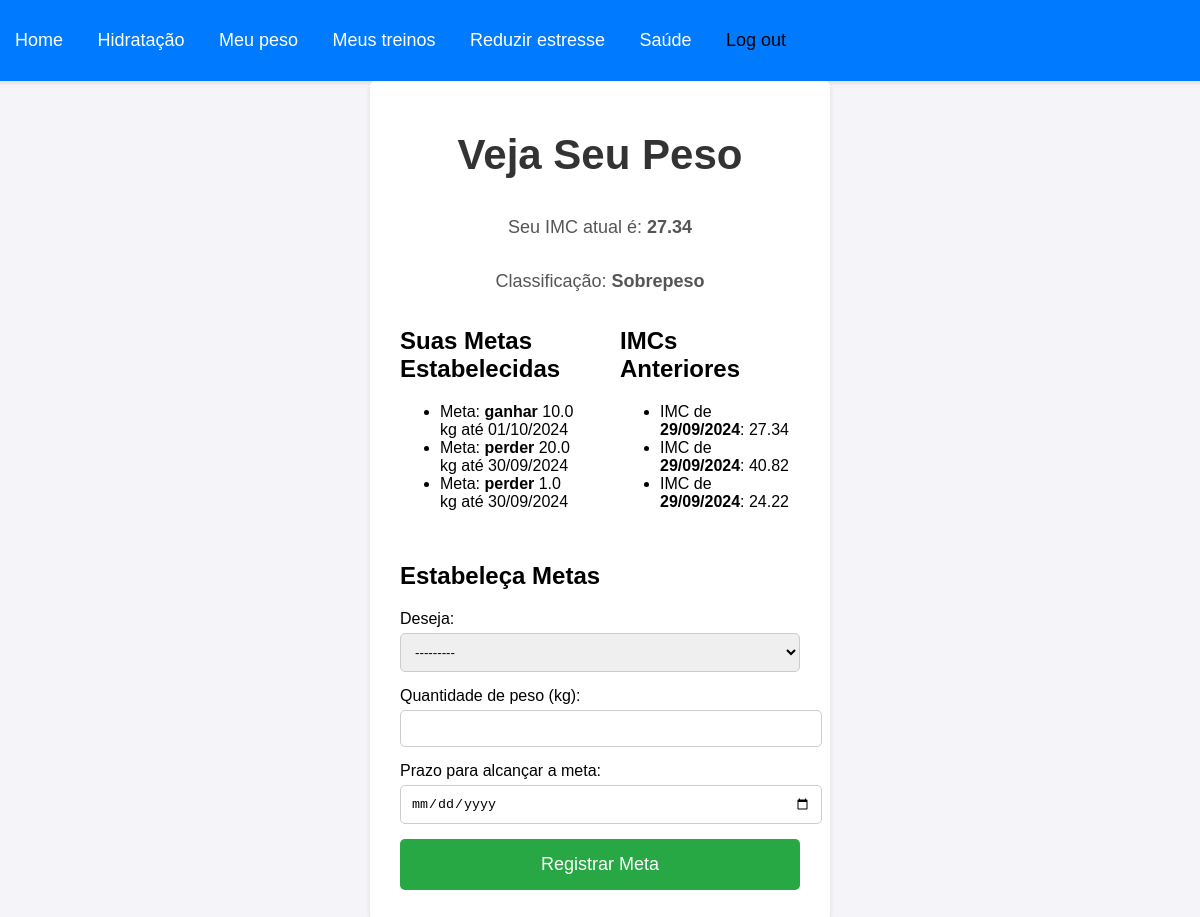
Screenshot of /veja_imc/ (signed in) with the database file from the repository.
### fortisapp/models.py (models this page shows, shortened)
class Peso(models.Model):
    usuario = models.ForeignKey(settings.AUTH_USER_MODEL, on_delete=models.CASCADE)
    peso = models.FloatField()  # Peso em kg
    altura = models.FloatField()  # Altura em metros
    imc = models.FloatField()  # IMC calculado
    data_registro = models.DateTimeField(auto_now_add=True)  # Data do registro

class MetaPeso(models.Model):
    usuario = models.ForeignKey(settings.AUTH_USER_MODEL, on_delete=models.CASCADE)
    tipo_meta = models.CharField(max_length=20, choices=[('perder', 'Perder Peso'), ('ganhar', 'Ganhar Peso')])
    quantidade = models.FloatField()  # Quantidade de peso a perder ou ganhar
    prazo = models.DateField()  # Prazo para atingir a meta
    data_criacao = models.DateTimeField(auto_now_add=True)

### fortisapp/views.py (the view)
# urls.py: path('veja_imc/', veja_imc, name='veja_imc'),
@login_required
def veja_imc(request):
    ultimo_registro = Peso.objects.filter(usuario=request.user).order_by('-data_registro').first()
    if ultimo_registro:
        imc = ultimo_registro.imc
        classificacao = classificar_imc(imc)
    else:
        imc = None
        classificacao = None
    meta_form = MetaPesoForm(request.POST or None)  # Alteração para não criar outro formulário em GET
    if request.method == 'POST' and meta_form.is_valid():
        meta = meta_form.save(commit=False)
        meta.usuario = request.user
        meta.save()
        return redirect('veja_imc')
    metas = MetaPeso.objects.filter(usuario=request.user).order_by('-data_criacao')
    registros_imc = Peso.objects.filter(usuario=request.user).order_by('-data_registro')
    return render(request, 'html/veja_imc.html', {
        'imc': imc,
        'classificacao': classificacao,
        'form': meta_form,
        'metas': metas,
        'registros_imc': registros_imc  # Passa os registros de IMC anteriores para o template
    })

### fortisapp/forms.py
class MetaPesoForm(forms.ModelForm):
    class Meta:
        model = MetaPeso
        fields = ['tipo_meta', 'quantidade', 'prazo']
        widgets = {
            'tipo_meta': forms.Select(attrs={'required': True}),
            'quantidade': forms.NumberInput(attrs={'step': '0.1', 'required': True}),
            'prazo': forms.DateInput(attrs={'type': 'date', 'required': True}),
        }

### fortisapp/views.py (called while the page is built)
def classificar_imc(imc):
    if imc < 18.5:
        return "Abaixo do peso"
    elif 18.5 <= imc < 24.9:
        return "Peso normal"
    elif 25 <= imc < 29.9:
        return "Sobrepeso"
    else:
        return "Obesidade"

### fortisapp/templates/html/veja_imc.html (shortened to what this page needs)
{% load static %}
<!DOCTYPE html>
<html lang="pt-br">
<head>
    <link rel="stylesheet" type="text/css" href="{% static 'css/acompanha_peso.css' %}">
</head>
<body>
    <nav class="menu">
        <a href="{% url 'home' %}" tabindex="1"> Home</a>
        <a href="{% url 'hidratacao' %}" tabindex="2"> Hidratação</a>
        <a href="{% url 'meupeso' %}" tabindex="3"> Meu peso</a>
        <a href="#meustreinos" tabindex="4"> Meus treinos</a>
        <a href="{% url 'estresse' %}" tabindex="5"> Reduzir estresse</a>
        <a href="#saude" tabindex="6"> Saúde</a>
        <form action="{% url 'logout' %}" method="post" style="display:inline;">
            <button type="submit" tabindex="7" style="border:none; background:none; color:#000; cursor:pointer;">
                 Log out
            </button>
        </form>
    </nav>
    <main>
        <h1>Veja Seu Peso</h1>
        <p>Seu IMC atual é: <strong>{{ imc|floatformat:2 }}</strong></p>
        <p>Classificação: <strong>{{ classificacao }}</strong></p>
        <div style="display: flex; justify-content: space-between;">
            <section style="width: 45%;">
                <h2>Suas Metas Estabelecidas</h2>
                {% if metas %}
                    <ul>
                        {% for meta in metas %}
                            <li>
                                Meta: <strong>{{ meta.tipo_meta }}</strong>
                                {{ meta.quantidade }} kg até {{ meta.prazo|date:"d/m/Y" }}
                            </li>
                        {% endfor %}
                    </ul>
                {% else %}
                    <p>Você ainda não estabeleceu metas.</p>
                {% endif %}
            </section>
            <section style="width: 45%;">
                <h2>IMCs Anteriores</h2>
                {% if registros_imc %}
                    <ul>
                        {% for registro in registros_imc %}
                            <li>
                                IMC de <strong>{{ registro.data_registro|date:"d/m/Y" }}</strong>: {{ registro.imc|floatformat:2 }}
                            </li>
                        {% endfor %}
                    </ul>
                {% else %}
                    <p>Não há registros de IMC anteriores.</p>
                {% endif %}
            </section>
        </div>
        <section>
            <h2>Estabeleça Metas</h2>
            <form method="post">
                <div>
                    <label for="tipo_meta">Deseja:</label>
                    {{ form.tipo_meta }}
                </div>
                <div>
                    <label for="quantidade">Quantidade de peso (kg):</label>
                    {{ form.quantidade }}
                </div>
                <div>
                    <label for="prazo">Prazo para alcançar a meta:</label>
                    {{ form.prazo }}
                </div>
                <button type="submit">Registrar Meta</button>
            </form>
        </section>
    </main>
</body>
</html>

### fortisapp/static/css/acompanha_peso.css (style rules this page uses)
body { font-family: Arial, sans-serif; background-color: #f4f4f9; margin: 0; padding: 0; height: 100vh; display: flex; flex-direction: column; align-items: center; }
nav.menu { background-color: #007BFF; padding: 15px; width: 100%; box-shadow: 0 2px 5px rgba(0, 0, 0, 0.1); }
nav.menu a { color: white; text-decoration: none; margin: 0 15px; font-size: 18px; }
h1 { font-size: 42px; color: #333; margin: 20px 0; text-align: center; }
main { display: flex; flex-direction: column; justify-content: center; width: 400px; padding: 30px; background-color: #ffffff; border-radius: 5px; box-shadow: 0 2px 5px rgba(0, 0, 0, 0.1); }
p { font-size: 18px; color: #555; margin-bottom: 15px; text-align: center; }
form { display: flex; flex-direction: column; }
div { margin-bottom: 15px; }
label { margin-bottom: 5px; display: block; }
input[type="number"], input[type="date"], select { padding: 10px; border-radius: 5px; border: 1px solid #ccc; width: 100%; transition: border-color 0.3s; }
button[type="submit"] { padding: 15px; background-color: #28a745; color: white; font-size: 18px; border: none; border-radius: 5px; cursor: pointer; transition: background-color 0.3s; }

### rows the page displays
Peso: imc "27.34", data_registro "29/09/2024"
MetaPeso: tipo_meta "ganhar", quantidade "10.0", prazo "01/10/2024"
MetaPeso: tipo_meta "perder", quantidade "20.0", prazo "30/09/2024"
MetaPeso: tipo_meta "perder", quantidade "1.0", prazo "30/09/2024"
Peso: data_registro "29/09/2024", imc "40.82"
Peso: data_registro "29/09/2024", imc "24.22"

### other values shown
{{ classificacao }} "Sobrepeso"
